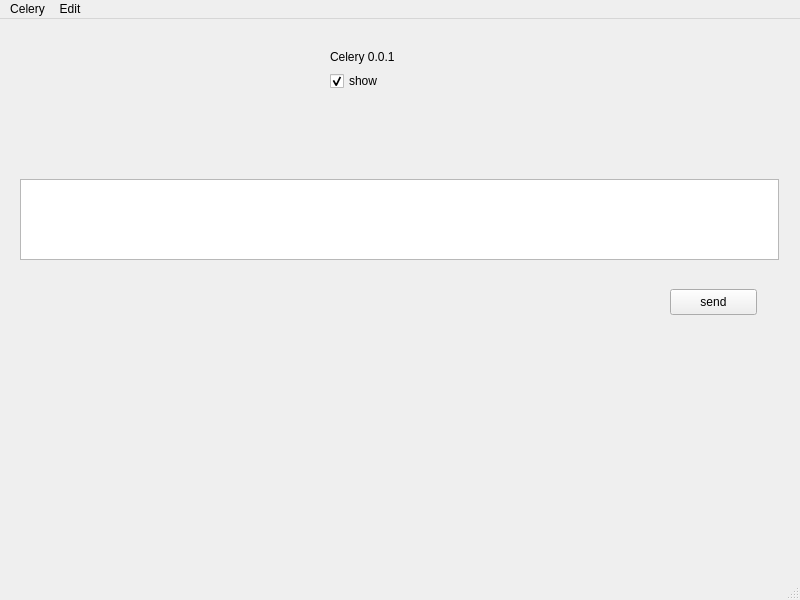
<?xml version="1.0" encoding="UTF-8"?>
<ui version="4.0">
 <class>MainWindow</class>
 <widget class="QMainWindow" name="MainWindow">
  <property name="geometry">
   <rect>
    <x>0</x>
    <y>0</y>
    <width>800</width>
    <height>600</height>
   </rect>
  </property>
  <property name="windowTitle">
   <string>MainWindow</string>
  </property>
  <widget class="QWidget" name="centralwidget">
   <widget class="QTextEdit" name="textEdit">
    <property name="geometry">
     <rect>
      <x>20</x>
      <y>160</y>
      <width>759</width>
      <height>81</height>
     </rect>
    </property>
    <property name="sizePolicy">
     <sizepolicy hsizetype="Expanding" vsizetype="Expanding">
      <horstretch>0</horstretch>
      <verstretch>1</verstretch>
     </sizepolicy>
    </property>
    <property name="layoutDirection">
     <enum>Qt::LeftToRight</enum>
    </property>
   </widget>
   <widget class="QPushButton" name="pushButton">
    <property name="geometry">
     <rect>
      <x>670</x>
      <y>270</y>
      <width>87</width>
      <height>26</height>
     </rect>
    </property>
    <property name="text">
     <string>send</string>
    </property>
   </widget>
   <widget class="QWidget" name="">
    <property name="geometry">
     <rect>
      <x>330</x>
      <y>30</y>
      <width>73</width>
      <height>42</height>
     </rect>
    </property>
    <layout class="QVBoxLayout" name="verticalLayout">
     <item>
      <widget class="QLabel" name="label">
       <property name="text">
        <string>Celery 0.0.1</string>
       </property>
      </widget>
     </item>
     <item>
      <widget class="QCheckBox" name="checkBox">
       <property name="text">
        <string>show</string>
       </property>
       <property name="checked">
        <bool>true</bool>
       </property>
      </widget>
     </item>
    </layout>
   </widget>
  </widget>
  <widget class="QMenuBar" name="menubar">
   <property name="geometry">
    <rect>
     <x>0</x>
     <y>0</y>
     <width>800</width>
     <height>20</height>
    </rect>
   </property>
   <widget class="QMenu" name="menuFile">
    <property name="title">
     <string>Celery</string>
    </property>
    <addaction name="actionExit"/>
   </widget>
   <widget class="QMenu" name="menuEdit">
    <property name="title">
     <string>Edit</string>
    </property>
    <addaction name="actionCopy"/>
    <addaction name="actionPaste"/>
    <addaction name="actionPaste_2"/>
   </widget>
   <addaction name="menuFile"/>
   <addaction name="menuEdit"/>
  </widget>
  <widget class="QStatusBar" name="statusbar"/>
  <action name="actionExit">
   <property name="enabled">
    <bool>true</bool>
   </property>
   <property name="text">
    <string>Exit</string>
   </property>
   <property name="shortcut">
    <string>Ctrl+Q</string>
   </property>
  </action>
  <action name="actionCopy">
   <property name="text">
    <string>Copy</string>
   </property>
   <property name="shortcut">
    <string>Ctrl+C</string>
   </property>
  </action>
  <action name="actionPaste">
   <property name="text">
    <string>Cut</string>
   </property>
   <property name="shortcut">
    <string>Ctrl+X</string>
   </property>
  </action>
  <action name="actionPaste_2">
   <property name="text">
    <string>Paste</string>
   </property>
   <property name="shortcut">
    <string>Ctrl+V</string>
   </property>
  </action>
 </widget>
 <resources/>
 <connections>
  <connection>
   <sender>actionExit</sender>
   <signal>activated()</signal>
   <receiver>MainWindow</receiver>
   <slot>close()</slot>
   <hints>
    <hint type="sourcelabel">
     <x>70</x>
     <y>48</y>
    </hint>
    <hint type="destinationlabel">
     <x>399</x>
     <y>299</y>
    </hint>
   </hints>
  </connection>
  <connection>
   <sender>checkBox</sender>
   <signal>toggled(bool)</signal>
   <receiver>label</receiver>
   <slot>setVisible(bool)</slot>
   <hints>
    <hint type="sourcelabel">
     <x>391</x>
     <y>85</y>
    </hint>
    <hint type="destinationlabel">
     <x>370</x>
     <y>57</y>
    </hint>
   </hints>
  </connection>
  <connection>
   <sender>pushButton</sender>
   <signal>clicked()</signal>
   <receiver>textEdit</receiver>
   <slot>clear()</slot>
   <hints>
    <hint type="sourcelabel">
     <x>714</x>
     <y>305</y>
    </hint>
    <hint type="destinationlabel">
     <x>639</x>
     <y>246</y>
    </hint>
   </hints>
  </connection>
  <connection>
   <sender>pushButton</sender>
   <signal>clicked()</signal>
   <receiver>MainWindow</receiver>
   <slot>SendIRC()</slot>
   <hints>
    <hint type="sourcelabel">
     <x>697</x>
     <y>299</y>
    </hint>
    <hint type="destinationlabel">
     <x>711</x>
     <y>368</y>
    </hint>
   </hints>
  </connection>
 </connections>
 <slots>
  <slot>SendIRC()</slot>
 </slots>
</ui>
